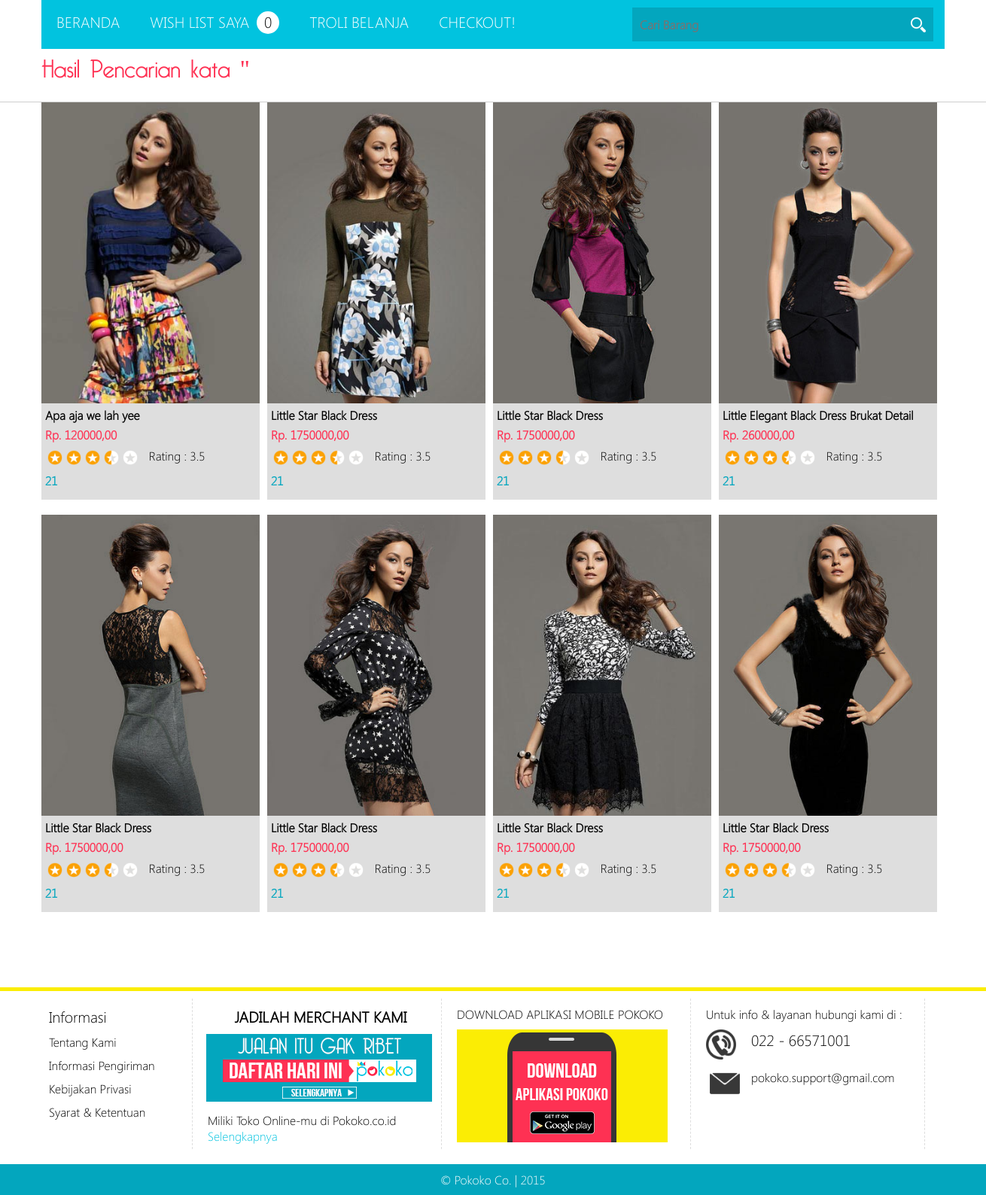
Page /_pages/_notLogin/searching-data.php on the committed database.
### tables this page shows
CREATE TABLE IF NOT EXISTS `product` (
  `id` varchar(20) NOT NULL,
  `id_category` int(10) DEFAULT NULL,
  `id_brand` int(10) DEFAULT NULL,
  `id_supplier` int(10) DEFAULT NULL,
  `tanggal` timestamp NULL DEFAULT CURRENT_TIMESTAMP,
  PRIMARY KEY (`id`)
);

CREATE TABLE IF NOT EXISTS `product_image` (
  `id` int(10) NOT NULL AUTO_INCREMENT,
  `id_product` varchar(20) DEFAULT NULL,
  `image` varchar(100) DEFAULT NULL,
  PRIMARY KEY (`id`)
);

CREATE TABLE IF NOT EXISTS `product_detail` (
  `id` int(10) NOT NULL AUTO_INCREMENT,
  `id_product` varchar(20) DEFAULT NULL,
  `name` varchar(100) DEFAULT NULL,
  `price` int(10) DEFAULT NULL,
  `description` text,
  `rating` float DEFAULT NULL,
  `rater` int(10) DEFAULT NULL,
  `stock` int(10) DEFAULT NULL,
  PRIMARY KEY (`id`)
);

### _pages/_notLogin/searching-data.php (the view, shortened to what this page needs)
<?php
	$cari_data = mysql_query("SELECT p.id as id,pd.name as name,pd.price as price,pd.description as desk,pd.stock as stok,pi.image as imgnya  FROM product p,product_detail pd,product_image pi where p.id=pd.id_product AND p.id=pi.id_product AND name like'%$_SESSION[cari]%' order by p.tanggal desc");
?>
<!DOCTYPE html>
<html>
	<head>
		<link rel="stylesheet" type="text/css" href="../../_plugin/_css/style_main.css">
	</head>
	<body>
		<div class='c-main-wrapper' align='center'>
			<div class='c-main-wrapper c-back-light' style='position:fixed;z-index:1000' align='center'>
				<div class='c-wrapper-12' id='header-3' style=''>
					<ul>
						<a href='../pages.php?pages=home'><li>Beranda</li></a>
						<a href='../pages.php?pages=wish-list'><li>Wish List Saya <div>0</div></li></a>
						<a href='#troli'><li>Troli Belanja</li></a>
						<a href='../pages.php?pages=checkout'><li>Checkout!</li></a>
					</ul>
					<div id='search-sec'>
						<form method='post' action='../../_plugin/_config/proses.php?p=main-search'>
							<input type='text' name='main-search' placeholder='Cari Barang'>
						</form>
					</div>
				</div>
			</div>
			<div id='header-4' class='c-main-wrapper c-b-b-light-grey' style='padding-top:65px;' align='center'>
				<div class='c-wrapper-12' style='height:30px;'>
					<p class='c-f-left c-color-pink c-font-bell c-font-25' style='line-height:40px;'>Hasil Pencarian kata '<?php echo $_SESSION['cari']?>'</p>
				</div>
			</div>
			<div class='c-wrapper-12' style='margin-top:10px;'>
				<ul id='wish-list-brg'>
					<?php
					if (mysql_num_rows($cari_data)==0) {
						echo "
						<div class='c-wrapper-12' style='height:175px;margin:1px 0px 0px -20px;position:relative'>
							<p class='c-font-bell' style='font-size:40pt;line-height:200px;'>TIDAK ADA DATA YANG DITEMUKAN</p>
						</div>
						";
					}
					else{
						while ($data = mysql_fetch_array($cari_data)) {
							echo "
								<li>
									<div id='img-wish-list' style='background: #fff url(../../_img/_barang/$data[imgnya]) top center no-repeat;background-size:cover;height:400px;'>
									</div>
									<div id='ket-wish' class='c-back-grey'>
										<p class='c-f-left c-text-a-left c-bold'>$data[name]</p>
										<p class='c-f-left c-text-a-left c-color-pink c-bold' style='width:280px;margin-bottom:10px;'>Rp. $data[price],00</p>
										<div id='for-star-1' style='margin:5px 0px 10px -65px;'>
											<img src='../../_img/star3.png'>
											<img src='../../_img/star3.png'>
											<img src='../../_img/star3.png'>
											<img src='../../_img/star2.png'>
											<img src='../../_img/star.png'>
											<p class='c-font-12 c-color-dark' style='margin-top:-3px'> Rating : 3.5</p>
										</div>
										<p class='c-f-left c-text-a-left c-color-dark-blue c-bold' style='margin-top:10px;width:280px'>$data[stok]</p>
										<div class='c-clean'></div>
									</div>
									<div class='c-clean'></div>
								</li>
							";
						}
					}
					?>
				</ul>
			</div>
			<div class='c-main-wrapper c-b-t-5-yellow' style='margin-top:80px;'>
			<div class='c-wrapper-12' id='footer-container'>
				<div id='footer-1'>
					<ul>
						<li>
							<p class='c-text-a-left c-font-15 c-m-b-10'>Informasi</p>
							<a href=""><p class='c-text-a-left c-m-b-10'>Tentang Kami</p></a>
							<a href=""><p class='c-text-a-left c-m-b-10'>Informasi Pengiriman</p></a>
							<a href=""><p class='c-text-a-left c-m-b-10'>Kebijakan Privasi</p></a>
							<a href=""><p class='c-text-a-left c-m-b-10'>Syarat & Ketentuan</p></a>
						</li>
						<li>
							<p class=' c-tt-u c-font-15 c-bold'>Jadilah merchant kami</p>
							<a href=""><img src="../../_img/promo-merchant-1.png" class='c-m-t-10 ' style='height:90px;width:300px;margin-left:-5px;'></a>
							<p class='c-text-a-left c-m-t-10'>Miliki Toko Online-mu di Pokoko.co.id <a href="" class='c-color-light-blue'>Selengkapnya</a></p>
						</li>
						<li>
							<p class='c-tt-u c-text-a-left'>Download aplikasi mobile pokoko</p>
							<img src="../../_img/promo-app-1.png" class='c-m-t-10 c-f-left' style='height:150px;width:280px;'>
						</li>
						<li>
							<p class='c-text-a-left'>Untuk info & layanan hubungi kami di :</p>
							<img src="../../_img/telp-icon.png" class='c-m-t-10 c-f-left' style='height: 40px;'><span class='c-f-left c-m-t-10 c-font-15' style='margin-left:20px;'>022 - 66571001</span><br><br><br>
							<img src="../../_img/mail-icon.png" class='c-f-left' style='height: 40px;margin-left:5px;'><span class='c-f-left' style='margin-top:-40px;margin-left:60px;'>pokoko.support@gmail.com</span>
						</li>
					</ul>
				</div>
			</div>
			<p class='c-p-all-10 c-back-dark-blue c-color-light'>&copy; Pokoko Co. | 2015</p>
		</div>
		</div>
	</body>
</html>

### rows in the picture
product: product_image.image (picture), product_detail.name "Apa aja we lah yee", product_detail.price "120000", product_detail.stock "21"
product: product_image.image (picture), product_detail.name "Little Star Black Dress", product_detail.price "1750000", product_detail.stock "21"
product: product_image.image (picture), product_detail.name "Little Star Black Dress", product_detail.price "1750000", product_detail.stock "21"
product: product_image.image (picture), product_detail.name "Little Elegant Black Dress Brukat Detail", product_detail.price "260000", product_detail.stock "21"
product: product_image.image (picture), product_detail.name "Little Star Black Dress", product_detail.price "1750000", product_detail.stock "21"
product: product_image.image (picture), product_detail.name "Little Star Black Dress", product_detail.price "1750000", product_detail.stock "21"
product: product_image.image (picture), product_detail.name "Little Star Black Dress", product_detail.price "1750000", product_detail.stock "21"
product: product_image.image (picture), product_detail.name "Little Star Black Dress", product_detail.price "1750000", product_detail.stock "21"
